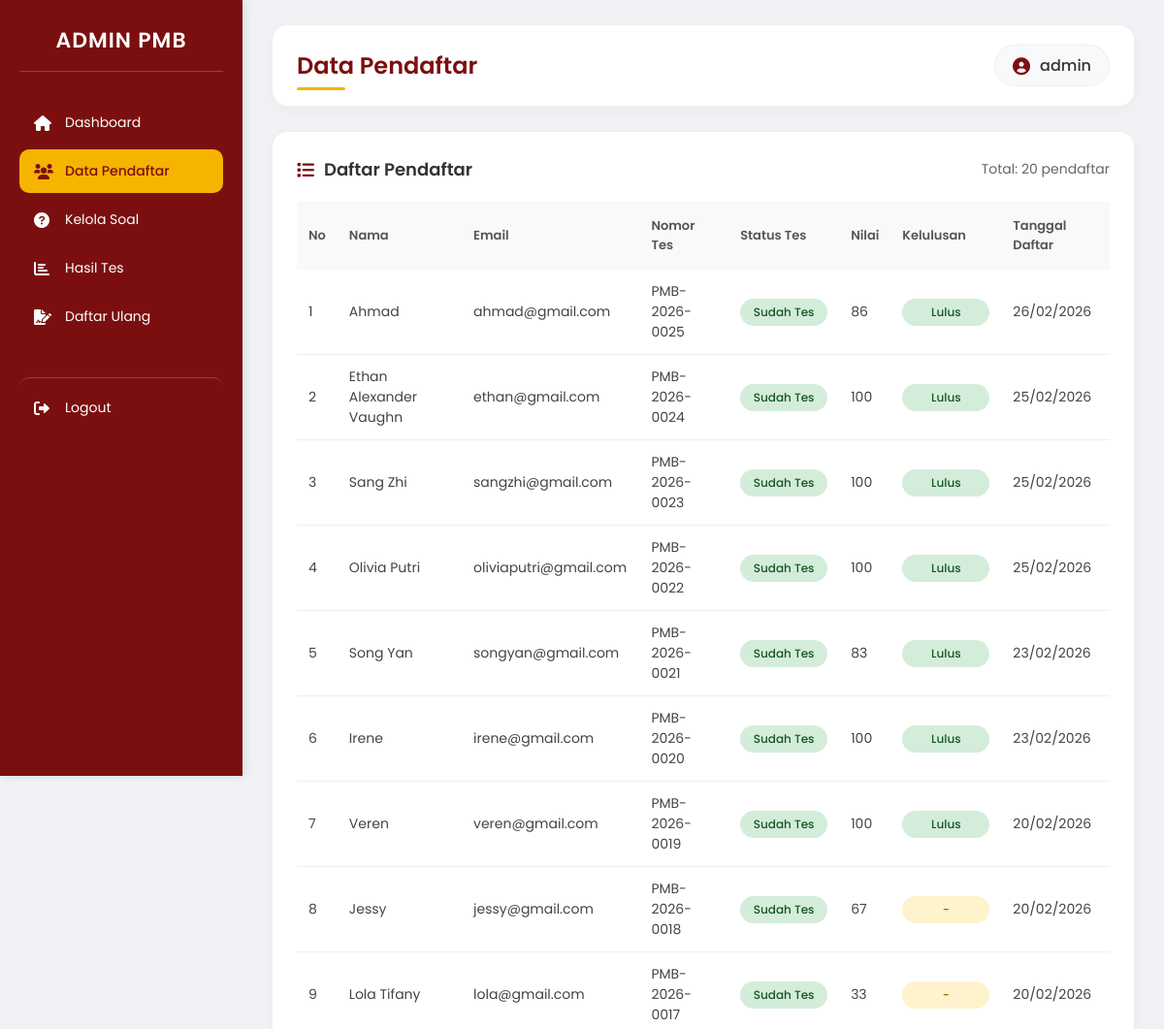
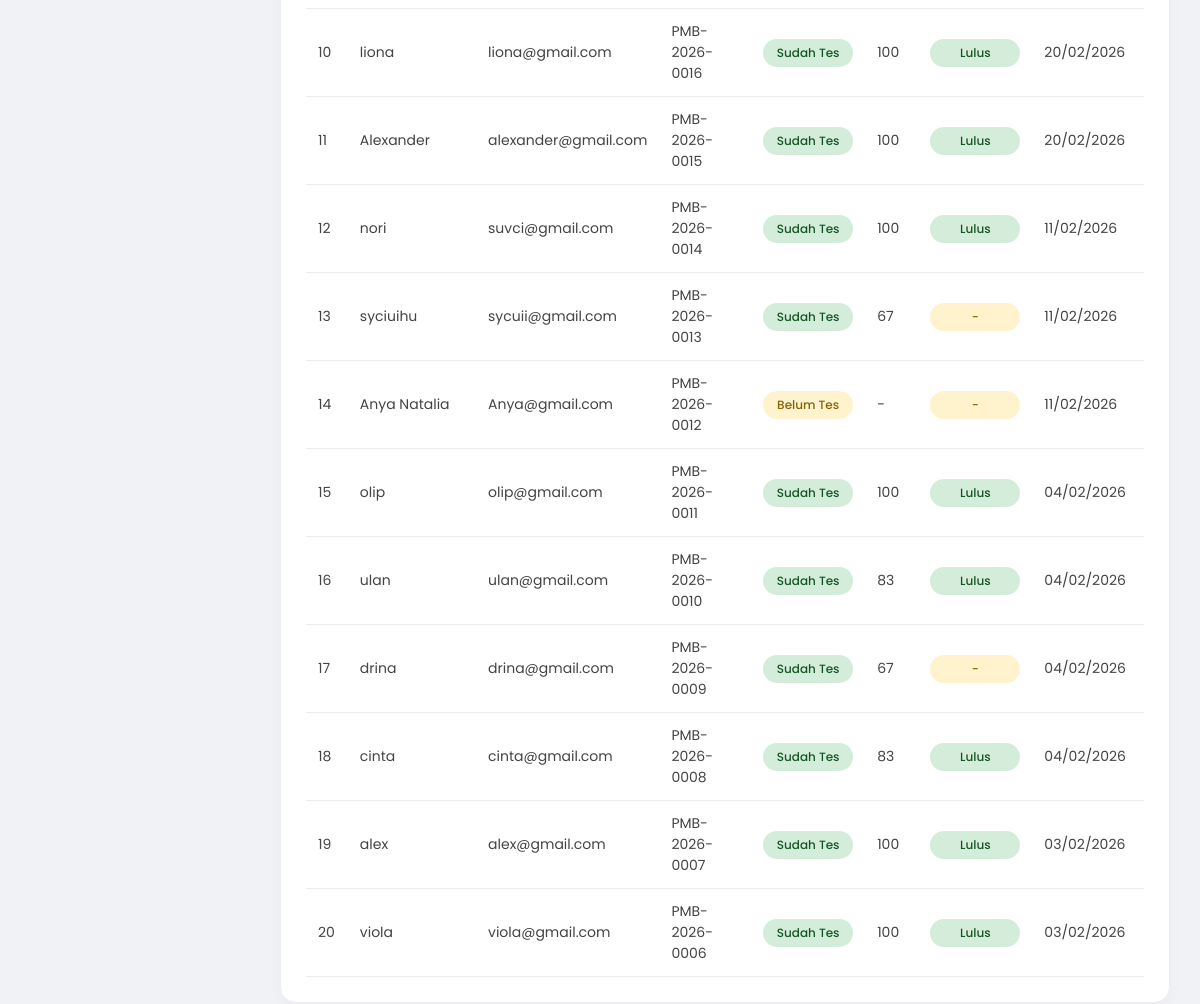
Page /admin/data-pendaftar.php (signed in) on the committed database (2 pictures, top to bottom).
### tables this page shows
CREATE TABLE `users` (
  `id` int NOT NULL AUTO_INCREMENT,
  `nama` varchar(100) NOT NULL,
  `email` varchar(100) NOT NULL,
  `password` varchar(255) NOT NULL,
  `nomor_tes` varchar(50) NOT NULL,
  `status_tes` enum('belum','sudah') DEFAULT 'belum',
  `nilai_tes` int DEFAULT NULL,
  `status_kelulusan` enum('lulus','tidak lulus') DEFAULT NULL,
  `created_at` timestamp NULL DEFAULT CURRENT_TIMESTAMP,
  `nim` varchar(20) DEFAULT NULL,
  PRIMARY KEY (`id`),
  UNIQUE KEY `email` (`email`),
  UNIQUE KEY `nomor_tes` (`nomor_tes`)
);

### admin/data-pendaftar.php (the view, shortened to what this page needs)
<?php
include "../config/db.php";
$admin_username = $_SESSION['username'] ?? 'Admin';
$limit = 20;
$page = isset($_GET['page']) ? (int)$_GET['page'] : 1;
$offset = ($page - 1) * $limit;
$total_data = mysqli_fetch_assoc(mysqli_query($conn, "SELECT COUNT(*) total FROM users"))['total'];
$query = mysqli_query($conn, "
  SELECT id, nama, email, nomor_tes, status_tes, nilai_tes, status_kelulusan, created_at
  FROM users
  ORDER BY created_at DESC
  LIMIT $offset, $limit
");
?>
<!DOCTYPE html>
<html lang="id">
<head>
<link rel="stylesheet" href="https://cdnjs.cloudflare.com/ajax/libs/font-awesome/6.0.0/css/all.min.css">
</head>
<body>
<div class="container">
  <?php include "sidebar.php"; ?>
  <div class="content">
    <div class="header">
      <h1>Data Pendaftar</h1>
      <div class="user-info">
        <i class="fas fa-user-circle"></i>
        <span><?= htmlspecialchars($admin_username) ?></span>
      </div>
    </div>
    <div class="table-card">
      <div class="table-header">
        <h3>
          <i class="fas fa-list"></i>
          Daftar Pendaftar
        </h3>
        <div style="color:#666; font-size:14px;">
          Total: <?= number_format($total_data) ?> pendaftar
        </div>
      </div>
      <div class="table-responsive">
        <table>
          <thead>
            <tr>
              <th>No</th>
              <th>Nama</th>
              <th>Email</th>
              <th>Nomor Tes</th>
              <th>Status Tes</th>
              <th>Nilai</th>
              <th>Kelulusan</th>
              <th>Tanggal Daftar</th>
            </tr>
          </thead>
          <tbody>
            <?php
            $no = $offset + 1;
            while($row = mysqli_fetch_assoc($query)):
            ?>
            <tr>
              <td><?= $no++ ?></td>
              <td><?= htmlspecialchars($row['nama']) ?></td>
              <td><?= htmlspecialchars($row['email']) ?></td>
              <td><?= $row['nomor_tes'] ?? '-' ?></td>
              <td>
                <span class="status-badge <?= $row['status_tes']=='sudah'?'status-sudah':'status-belum' ?>">
                  <?= $row['status_tes']=='sudah' ? 'Sudah Tes' : 'Belum Tes' ?>
                </span>
              </td>
              <td><?= $row['nilai_tes'] ?? '-' ?></td>
              <td>
                <?php if($row['status_kelulusan'] == 'lulus'): ?>
                  <span class="status-badge status-lulus">Lulus</span>
                <?php elseif($row['status_kelulusan'] == 'tidak'): ?>
                  <span class="status-badge status-tidak">Tidak Lulus</span>
                <?php else: ?>
                  <span class="status-badge status-belum">-</span>
                <?php endif; ?>
              </td>
              <td><?= date('d/m/Y', strtotime($row['created_at'])) ?></td>
            </tr>
            <?php endwhile; ?>
          </tbody>
        </table>
      </div>
    </div>
  </div>
</div>
</body>
</html>

### admin/data-pendaftar.php (style rules this page uses)
* { margin: 0; padding: 0; box-sizing: border-box; }
body { font-family: 'Poppins', sans-serif; background: #f0f2f5; }
.container { display: flex; min-height: 100vh; }
.content { flex: 1; margin-left: 250px; padding: 25px 30px; }
.header { background: white; padding: 20px 25px; border-radius: 16px; margin-bottom: 25px; display: flex; justify-content: space-between; align-items: center; box-shadow: 0 4px 15px rgba(0,0,0,0.03); border: 1px solid #eee; }
.header h1 { color: #7b0f0f; font-size: 24px; font-weight: 600; position: relative; }
.header h1::after { content: ''; position: absolute; bottom: -8px; left: 0; width: 50px; height: 3px; background: #f5b400; border-radius: 10px; }
.header .user-info { display: flex; align-items: center; gap: 10px; background: #f8f9fa; padding: 8px 18px; border-radius: 30px; border: 1px solid #eee; }
.header .user-info i { color: #7b0f0f; font-size: 18px; }
.header .user-info span { font-weight: 500; color: #333; }
.table-card { background: white; padding: 25px; border-radius: 16px; box-shadow: 0 4px 15px rgba(0,0,0,0.03); border: 1px solid #eee; }
.table-header { display: flex; justify-content: space-between; align-items: center; margin-bottom: 20px; }
.table-header h3 { display: flex; align-items: center; gap: 10px; font-size: 18px; font-weight: 600; color: #333; }
.table-header h3 i { color: #7b0f0f; }
.table-responsive { overflow-x: auto; }
table { width: 100%; border-collapse: collapse; }
table th { text-align: left; padding: 15px 12px; background: #f8f9fa; color: #555; font-size: 13px; font-weight: 600; }
table td { padding: 12px; border-bottom: 1px solid #eee; font-size: 14px; color: #444; }
.status-badge { display: inline-block; padding: 5px 12px; border-radius: 30px; font-size: 12px; font-weight: 500; text-align: center; min-width: 90px; }
.status-belum { background: #fff3cd; color: #856404; }
.status-sudah { background: #d4edda; color: #155724; }
.status-lulus { background: #d4edda; color: #155724; }

### rows in the picture
users: nama "Ahmad", email "ahmad@gmail.com", nomor_tes "PMB-2026-0025", status_tes "Sudah Tes", nilai_tes "86", status_kelulusan "Lulus", created_at "26/02/2026"
users: nama "Ethan Alexander Vaughn", email "ethan@gmail.com", nomor_tes "PMB-2026-0024", status_tes "Sudah Tes", nilai_tes "100", status_kelulusan "Lulus", created_at "25/02/2026"
users: nama "Sang Zhi", email "sangzhi@gmail.com", nomor_tes "PMB-2026-0023", status_tes "Sudah Tes", nilai_tes "100", status_kelulusan "Lulus", created_at "25/02/2026"
users: nama "Olivia Putri", email "oliviaputri@gmail.com", nomor_tes "PMB-2026-0022", status_tes "Sudah Tes", nilai_tes "100", status_kelulusan "Lulus", created_at "25/02/2026"
users: nama "Song Yan", email "songyan@gmail.com", nomor_tes "PMB-2026-0021", status_tes "Sudah Tes", nilai_tes "83", status_kelulusan "Lulus", created_at "23/02/2026"
users: nama "Irene", email "irene@gmail.com", nomor_tes "PMB-2026-0020", status_tes "Sudah Tes", nilai_tes "100", status_kelulusan "Lulus", created_at "23/02/2026"
users: nama "Veren", email "veren@gmail.com", nomor_tes "PMB-2026-0019", status_tes "Sudah Tes", nilai_tes "100", status_kelulusan "Lulus", created_at "20/02/2026"
users: nama "Jessy", email "jessy@gmail.com", nomor_tes "PMB-2026-0018", status_tes "Sudah Tes", nilai_tes "67", created_at "20/02/2026"
users: nama "Lola Tifany", email "lola@gmail.com", nomor_tes "PMB-2026-0017", status_tes "Sudah Tes", nilai_tes "33", created_at "20/02/2026"
users: nama "liona", email "liona@gmail.com", nomor_tes "PMB-2026-0016", status_tes "Sudah Tes", nilai_tes "100", status_kelulusan "Lulus", created_at "20/02/2026"
users: nama "Alexander", email "alexander@gmail.com", nomor_tes "PMB-2026-0015", status_tes "Sudah Tes", nilai_tes "100", status_kelulusan "Lulus", created_at "20/02/2026"
users: nama "nori", email "suvci@gmail.com", nomor_tes "PMB-2026-0014", status_tes "Sudah Tes", nilai_tes "100", status_kelulusan "Lulus", created_at "11/02/2026"
users: nama "syciuihu", email "sycuii@gmail.com", nomor_tes "PMB-2026-0013", status_tes "Sudah Tes", nilai_tes "67", created_at "11/02/2026"
users: nama "Anya Natalia", email "Anya@gmail.com", nomor_tes "PMB-2026-0012", status_tes "Belum Tes", nilai_tes "-", created_at "11/02/2026"
users: nama "olip", email "olip@gmail.com", nomor_tes "PMB-2026-0011", status_tes "Sudah Tes", nilai_tes "100", status_kelulusan "Lulus", created_at "04/02/2026"
users: nama "ulan", email "ulan@gmail.com", nomor_tes "PMB-2026-0010", status_tes "Sudah Tes", nilai_tes "83", status_kelulusan "Lulus", created_at "04/02/2026"
users: nama "drina", email "drina@gmail.com", nomor_tes "PMB-2026-0009", status_tes "Sudah Tes", nilai_tes "67", created_at "04/02/2026"
users: nama "cinta", email "cinta@gmail.com", nomor_tes "PMB-2026-0008", status_tes "Sudah Tes", nilai_tes "83", status_kelulusan "Lulus", created_at "04/02/2026"
users: nama "alex", email "alex@gmail.com", nomor_tes "PMB-2026-0007", status_tes "Sudah Tes", nilai_tes "100", status_kelulusan "Lulus", created_at "03/02/2026"
users: nama "viola", email "viola@gmail.com", nomor_tes "PMB-2026-0006", status_tes "Sudah Tes", nilai_tes "100", status_kelulusan "Lulus", created_at "03/02/2026"

### other values in the picture
$admin_username "admin"
$total_data "20"
